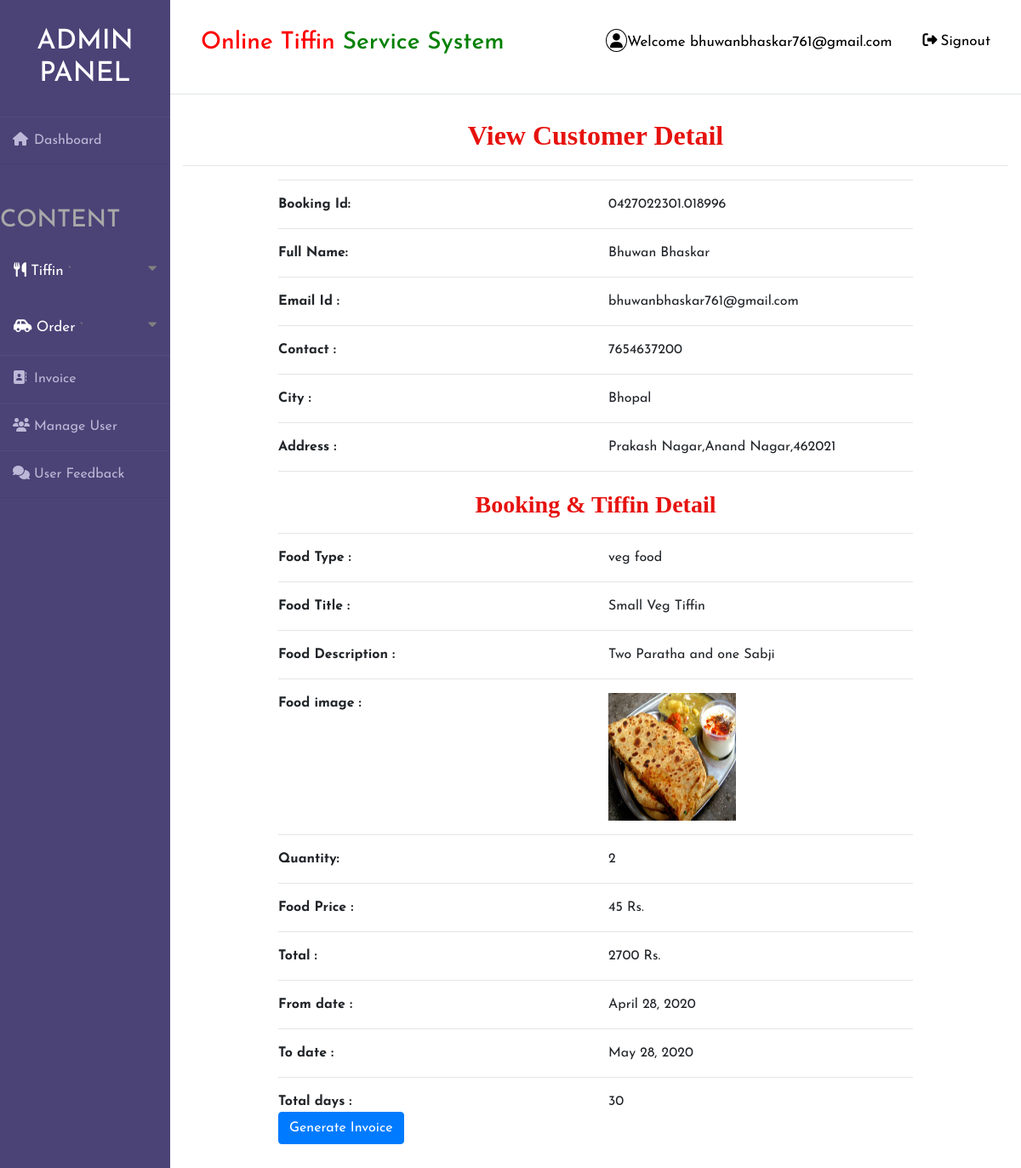
The app's page /booking_detail/1 (signed in) with its own data.
### tiffin/models.py (models this page shows, shortened)
class Booking(models.Model):
    book_id = models.CharField(max_length=500,null=True)
    status = models.ForeignKey(Status,on_delete=models.CASCADE,null=True)
    signup = models.ForeignKey(Signup,on_delete=models.CASCADE,null=True)
    food = models.ForeignKey(Food,on_delete=models.CASCADE,null=True)
    order_date = models.DateField(null=True)
    time = models.TimeField(null=True)
    from_date = models.DateField(null=True)
    to_date = models.DateField(null=True)
    quantity  = models.IntegerField(null=True)
    day1 = models.IntegerField(null=True)
    address= models.CharField(max_length=100,null=True)
    city= models.CharField(max_length=100,null=True)
    total = models.IntegerField(null=True)

class Signup(models.Model):
    user = models.ForeignKey(User, on_delete=models.CASCADE, null=True)
    contact = models.CharField(max_length=10, null=True)
    image = models.FileField(null=True)

class Food(models.Model):
    food_name = models.CharField(max_length=100,null=True)
    title = models.CharField(max_length=30,null=True)
    price = models.IntegerField(null=True)
    food_detail = models.CharField(max_length=200,null=True)
    image = models.FileField(null=True)

### tiffin/views.py (the view)
# urls.py: path('booking_detail/<int:pid>', Booking_detail, name="booking_detail"),
def Booking_detail(request,pid):
    if not request.user.is_authenticated:
        return redirect('login_admin')
    pro = Booking.objects.get(id=pid)
    d = {'pro':pro,'book_id':pid}
    return render(request,'booking_detail.html',d)

### tiffin/templates/booking_detail.html (shortened to what this page needs)
{% extends 'admin_nav.html' %}
{% load static %}
{% block body %}
<div class="container">
    <h2 style = "font-family : 'Monotype Corsiva' ; color : #E6120E ; font-weight : bold;margin-top:3%" align="center">View Customer Detail</h2><hr>
<div  class="container-fluid" style="width:80%;margin-bottom:5%">
    <hr><div class="row">
        <div class="col-md-6">
            <strong>Booking Id:</strong>
        </div>
        <div class="col-md-6">
            {{pro.book_id}}
        </div>
    </div><hr>
    <div class="row">
        <div class="col-md-6">
            <strong>Full Name:</strong>
        </div>
        <div class="col-md-6">
            {{pro.signup.user.first_name}} {{pro.signup.user.last_name}}
        </div>
    </div><hr>
    <div class="row">
        <div class="col-md-6">
            <strong>Email Id :</strong>
        </div>
        <div class="col-md-6">
            {{pro.signup.user.username}}
        </div>
    </div><hr>
     <div class="row">
        <div class="col-md-6">
            <strong>Contact :</strong>
        </div>
        <div class="col-md-6">
            {{pro.signup.contact}}
        </div>
     </div><hr>
     <div class="row">
        <div class="col-md-6">
            <strong>City :</strong>
        </div>
        <div class="col-md-6">
            {{pro.city}}
        </div>
     </div><hr><div class="row">
        <div class="col-md-6">
            <strong>Address :</strong>
        </div>
        <div class="col-md-6">
            {{pro.address}}
        </div>
    </div><hr>
    <h3 style = "font-family : 'Monotype Corsiva' ; color : #E6120E ; font-weight : bold;margin-top:3%" align="center">Booking & Tiffin Detail</h3><hr>
    <div class="row">
        <div class="col-md-6">
            <strong>Food Type :</strong>
        </div>
        <div class="col-md-6">
            {{pro.food.food_name}}
        </div>
     </div><hr>
    <div class="row">
        <div class="col-md-6">
            <strong>Food Title :</strong>
        </div>
        <div class="col-md-6">
            {{pro.food.title}}
        </div>
     </div><hr>
    <div class="row">
        <div class="col-md-6">
            <strong>Food Description :</strong>
        </div>
        <div class="col-md-6">
            {{pro.food.food_detail}}
        </div>
     </div><hr>
    <div class="row">
        <div class="col-md-6">
            <strong>Food image :</strong>
        </div>
        <div class="col-md-6">
            <img src="{{pro.food.image.url}}" style="width:150px;height:150px">
        </div>
    </div><hr><div class="row">
        <div class="col-md-6">
            <strong> Quantity:</strong>
        </div>
        <div class="col-md-6">
            {{pro.quantity}}
        </div>
     </div><hr><div class="row">
        <div class="col-md-6">
            <strong>Food Price :</strong>
        </div>
        <div class="col-md-6">
            {{pro.food.price}} Rs.
        </div>
    </div><hr>
    <div class="row">
        <div class="col-md-6">
            <strong>Total :</strong>
        </div>
        <div class="col-md-6">
            {{pro.total}} Rs.
        </div>
    </div><hr>
    <div class="row">
        <div class="col-md-6">
            <strong>From date :</strong>
        </div>
        <div class="col-md-6">
            {{pro.from_date}}
        </div>
     </div><hr><div class="row">
        <div class="col-md-6">
            <strong>To date :</strong>
        </div>
        <div class="col-md-6">
            {{pro.to_date}}
        </div>
    </div><hr><div class="row">
        <div class="col-md-6">
            <strong>Total days :</strong>
        </div>
        <div class="col-md-6">
            {{pro.day1}}
        </div>
     </div>
    <a href="{% url 'get_invoice' book_id %}"><button class="btn btn-primary">Generate Invoice</button></a>
</div>
</div>
{% endblock %}

### tiffin/templates/admin_nav.html (shortened to what this page needs)
<!DOCTYPE html>
<html lang="en">
{% load static %}
<head>
	<link rel="stylesheet" href="{% static 'style1.css' %}">
    <link rel="stylesheet" href="https://cdnjs.cloudflare.com/ajax/libs/font-awesome/4.7.0/css/font-awesome.min.css">
    <link rel="stylesheet" href="https://maxcdn.bootstrapcdn.com/bootstrap/4.0.0/css/bootstrap.min.css">
  <link rel = stylesheet href = "//cdn.datatables.net/1.10.19/css/jquery.dataTables.min.css">
</head>
<body>
<div class="wrapper">
    <div class="sidebar">
        <h2>Admin Panel</h2>
        <ul>
            <li style="margin-bottom:50px"><a href="{% url 'admin_home' %}"><i class="fas fa-home"></i>Dashboard</a></li>
            <h3 style="color:Darkgrey;margin-bottom:10px">CONTENT</h3>
            <button class="dropdown dropdown-btn nav-link" style="padding-top:20px;padding-bottom:20px">
                <a href="#" style="color: #fff"><i class="fas fa-utensils"></i>
                    Tiffin</a>
    `           <i class="fa fa-caret-down"></i>
            </button>
            <button class="dropdown-btn nav-link" style="padding-top:20px;padding-bottom:20px">
                <a href="" style="color: #fff"><i class="fas fa-car-side"></i>
                    Order</a>
    `           <i class="fa fa-caret-down"></i>
            </button>
            <li><a href="{% url 'order_invoice' %}"><i class="fas fa-address-book"></i>Invoice</a></li>
            <li><a href="{% url 'view_user' %}"><i class="fas fa-users"></i>Manage User</a></li>
            <li><a href="{% url 'view_feedback' %}"><i class="fas fa-comments"></i>User Feedback</a></li>
</ul>
    </div>
    <div class="main_content">
        <div class="header"><div class="topnav">
  <a class="active" href="#home"><h3><span style="color:red">Online Tiffin</span> <span style="color:green">Service System</span></h3></a>
  <div class="topnav-right">
    <a href="#search"><i style="padding:4px;border-radius:50%;border:1px solid black" class="fas fa-user"></i>Welcome {{request.user.username}}</a>
    <a href="{% url 'logout' %}"><i style="padding:4px;bborder:1px solid black" class="fas fa-sign-out-alt"></i>Signout</a>
  </div>
</div>
</div>
        {% block body %}
        {% endblock %}
    </div>
</div>
</body>
</html>

### tiffin/static/style1.css (style rules this page uses)
* { margin: 0; padding: 0; box-sizing: border-box; list-style: none; text-decoration: none; font-family: 'Josefin Sans', sans-serif; }
body { background-color: #f3f5f9; }
.wrapper { display: flex; position: relative; }
.wrapper .sidebar { width: 200px; height: 100%; background: #4b4276; padding: 30px 0px; position: fixed; }
.wrapper .sidebar h2 { color: #fff; text-transform: uppercase; text-align: center; margin-bottom: 30px; }
.wrapper .sidebar ul li { padding: 15px; border-bottom: 1px solid #bdb8d7; border-bottom: 1px solid rgba(0,0,0,0.05); border-top: 1px solid rgba(255,255,255,0.05); }
.wrapper .sidebar ul li a { color: #bdb8d7; display: block; }
.wrapper .sidebar ul li a .fas { width: 25px; }
.wrapper .main_content { width: 100%; margin-left: 200px; }
.wrapper .main_content .header { padding: 20px; background: #fff; color: #717171; border-bottom: 1px solid #e0e4e8; }
.topnav { overflow: hidden; background-color: #fff; }
.topnav a { float: left; color: black; text-align: center; padding: 14px 16px; text-decoration: none; font-size: 17px; }
.topnav-right { float: right; }

### tiffin/templates/admin_nav.html (style rules this page uses)
* { box-sizing: border-box; }
body { font-family: "Lato", sans-serif; }
.sidenav a, .dropdown-btn { padding: 6px 8px 6px 16px; text-decoration: none; font-size: 20px; color: #818181; display: block; border: none; background: none; width: 100%; text-align: left; cursor: pointer; outline: none; }
.fa-caret-down { float: right; padding-right: 8px; }
.nav-link { font-size:17px; }

### records on screen
Booking: book_id "0427022301.018996", signup.user.first_name "Bhuwan", signup.user.last_name "Bhaskar", signup.user.username "bhuwanbhaskar761@gmail.com", signup.contact "7654637200", city "Bhopal", address "Prakash Nagar,Anand Nagar,462021", food.food_name "veg food", food "Small Veg Tiffin", food.food_detail "Two Paratha and one Sabji", food.image (picture), quantity "2", food.price "45", total "2700", from_date "April 28, 2020", to_date "May 28, 2020", day1 "30"

### other values on screen
{{ request.user.username }} "bhuwanbhaskar761@gmail.com"
